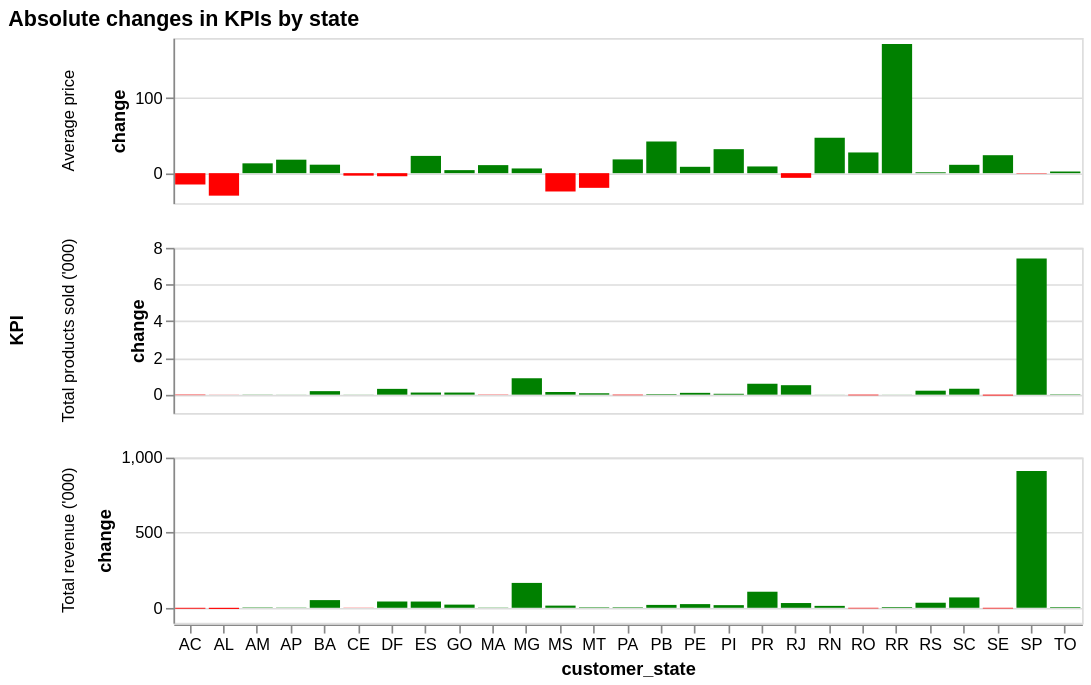

Notebook code cell kept with this figure:
### Code cell
# | label: basic-geo-eda-absolute
# | fig-cap: "Price, volume and revenue trends by state - absolute change vs. previous year"
# | fig-subcap: ""
# | fig-alt: ""
# | width: 100%
# | fig-align: center
# | layout-ncol: 1

alt.Chart(totals_by_state).mark_bar().encode(
    alt.X("customer_state", axis=alt.Axis(labelAngle=0)),
    y="change",
    row="KPI",
    tooltip=alt.Tooltip("change"),
    color=alt.condition(
        alt.datum["change"] < 0, alt.ColorValue("red"), alt.ColorValue("green")
    ),
).properties(
    width=550, height=100, title="Absolute changes in KPIs by state"
).resolve_scale(y="independent")

### Figure 1 — Vega-Lite specification as saved in the notebook (floating-point values rounded to 4 significant figures)
{"config": {"view": {"continuousWidth": 300, "continuousHeight": 300}}, "data": {"name": "data-f54906c855ec4689cce46ee20dc7a3f3"}, "mark": {"type": "bar"}, "encoding": {"color": {"condition": {"test": "(datum['change'] < 0)", "value": "red"}, "value": "green"}, "row": {"field": "KPI", "type": "nominal"}, "tooltip": {"field": "change", "type": "quantitative"}, "x": {"axis": {"labelAngle": 0}, "field": "customer_state", "type": "nominal"}, "y": {"field": "change", "type": "quantitative"}}, "height": 100, "resolve": {"scale": {"y": "independent"}}, "title": "Absolute changes in KPIs by state", "width": 550, "$schema": "https://vega.github.io/schema/vega-lite/v5.16.3.json", "datasets": {"data-f54906c855ec4689cce46ee20dc7a3f3": [{"customer_state": "MG", "KPI": "Total revenue ('000)", "2018": 978.6, "2017": 812.9, "change": 165.7, "% change": 20.38}, {"customer_state": "MA", "KPI": "Total revenue ('000)", "2018": 73.34, "2017": 71.76, "change": 1.586, "% change": 2.21}, {"customer_state": "PI", "KPI": "Total revenue ('000)", "2018": 60.88, "2017": 43.22, "change": 17.66, "% change": 40.86}, {"customer_state": "AP", "KPI": "Total revenue ('000)", "2018": 8.931, "2017": 7.211, "change": 1.721, "% change": 23.86}, {"customer_state": "AC", "KPI": "Total revenue ('000)", "2018": 6.683, "2017": 12.76, "change": -6.082, "% change": -47.64}, {"customer_state": "SC", "KPI": "Total revenue ('000)", "2018": 326.8, "2017": 257.8, "change": 69.02, "% change": 26.77}, {"customer_state": "DF", "KPI": "Total revenue ('000)", "2018": 191.8, "2017": 150.0, "change": 41.84, "% change": 27.89}, {"customer_state": "MT", "KPI": "Total revenue ('000)", "2018": 91.55, "2017": 88.32, "change": 3.237, "% change": 3.665}, {"customer_state": "RR", "KPI": "Total revenue ('000)", "2018": 6.662, "2017": 2.007, "change": 4.656, "% change": 232.0}, {"customer_state": "BA", "KPI": "Total revenue ('000)", "2018": 317.2, "2017": 266.1, "change": 51.14, "% change": 19.22}, {"customer_state": "CE", "KPI": "Total revenue ('000)", "2018": 129.9, "2017": 131.2, "change": -1.225, "% change": -0.9342}, {"customer_state": "PB", "KPI": "Total revenue ('000)", "2018": 76.92, "2017": 57.77, "change": 19.15, "% change": 33.14}, {"customer_state": "PE", "KPI": "Total revenue ('000)", "2018": 163.5, "2017": 139.0, "change": 24.52, "% change": 17.64}, {"customer_state": "RJ", "KPI": "Total revenue ('000)", "2018": 1026.0, "2017": 993.9, "change": 31.66, "% change": 3.185}, {"customer_state": "GO", "KPI": "Total revenue ('000)", "2018": 172.4, "2017": 151.3, "change": 21.11, "% change": 13.95}, {"customer_state": "PR", "KPI": "Total revenue ('000)", "2018": 438.3, "2017": 331.3, "change": 107.0, "% change": 32.29}, {"customer_state": "AL", "KPI": "Total revenue ('000)", "2018": 42.88, "2017": 50.53, "change": -7.65, "% change": -15.14}, {"customer_state": "RS", "KPI": "Total revenue ('000)", "2018": 440.5, "2017": 406.9, "change": 33.65, "% change": 8.27}, {"customer_state": "MS", "KPI": "Total revenue ('000)", "2018": 74.05, "2017": 59.54, "change": 14.51, "% change": 24.38}, {"customer_state": "PA", "KPI": "Total revenue ('000)", "2018": 101.9, "2017": 98.51, "change": 3.386, "% change": 3.437}, {"customer_state": "TO", "KPI": "Total revenue ('000)", "2018": 31.85, "2017": 27.63, "change": 4.222, "% change": 15.28}, {"customer_state": "SE", "KPI": "Total revenue ('000)", "2018": 32.51, "2017": 37.21, "change": -4.694, "% change": -12.62}, {"customer_state": "RN", "KPI": "Total revenue ('000)", "2018": 55.92, "2017": 43.15, "change": 12.77, "% change": 29.6}, {"customer_state": "SP", "KPI": "Total revenue ('000)", "2018": 3297.0, "2017": 2387.0, "change": 910.1, "% change": 38.13}, {"customer_state": "ES", "KPI": "Total revenue ('000)", "2018": 178.1, "2017": 136.6, "change": 41.54, "% change": 30.4}, {"customer_state": "AM", "KPI": "Total revenue ('000)", "2018": 14.75, "2017": 12.2, "change": 2.556, "% change": 20.96}, {"customer_state": "RO", "KPI": "Total revenue ('000)", "2018": 25.99, "2017": 30.16, "change": -4.172, "% change": -13.83}, {"customer_state": "MG", "KPI": "Total products sold ('000)", "2018": 6.794, "2017": 5.901, "change": 0.893, "% change": 15.13}, {"customer_state": "MA", "KPI": "Total products sold ('000)", "2018": 0.384, "2017": 0.398, "change": -0.014, "% change": -3.518}, {"customer_state": "PI", "KPI": "Total products sold ('000)", "2018": 0.281, "2017": 0.234, "change": 0.047, "% change": 20.09}, {"customer_state": "AP", "KPI": "Total products sold ('000)", "2018": 0.043, "2017": 0.038, "change": 0.005, "% change": 13.16}, {"customer_state": "AC", "KPI": "Total products sold ('000)", "2018": 0.032, "2017": 0.057, "change": -0.025, "% change": -43.86}, {"customer_state": "SC", "KPI": "Total products sold ('000)", "2018": 2.173, "2017": 1.851, "change": 0.322, "% change": 17.4}, {"customer_state": "DF", "KPI": "Total products sold ('000)", "2018": 1.315, "2017": 1.0, "change": 0.315, "% change": 31.5}, {"customer_state": "MT", "KPI": "Total products sold ('000)", "2018": 0.549, "2017": 0.474, "change": 0.075, "% change": 15.82}, {"customer_state": "RR", "KPI": "Total products sold ('000)", "2018": 0.024, "2017": 0.019, "change": 0.005, "% change": 26.32}, {"customer_state": "BA", "KPI": "Total products sold ('000)", "2018": 1.906, "2017": 1.715, "change": 0.191, "% change": 11.14}, {"customer_state": "CE", "KPI": "Total products sold ('000)", "2018": 0.705, "2017": 0.699, "change": 0.006, "% change": 0.8584}, {"customer_state": "PB", "KPI": "Total products sold ('000)", "2018": 0.303, "2017": 0.273, "change": 0.03, "% change": 10.99}, {"customer_state": "PE", "KPI": "Total products sold ('000)", "2018": 0.907, "2017": 0.809, "change": 0.098, "% change": 12.11}, {"customer_state": "RJ", "KPI": "Total products sold ('000)", "2018": 7.199, "2017": 6.684, "change": 0.515, "% change": 7.705}, {"customer_state": "GO", "KPI": "Total products sold ('000)", "2018": 1.166, "2017": 1.052, "change": 0.114, "% change": 10.84}, {"customer_state": "PR", "KPI": "Total products sold ('000)", "2018": 3.068, "2017": 2.474, "change": 0.594, "% change": 24.01}, {"customer_state": "AL", "KPI": "Total products sold ('000)", "2018": 0.208, "2017": 0.214, "change": -0.006, "% change": -2.804}, {"customer_state": "RS", "KPI": "Total products sold ('000)", "2018": 3.118, "2017": 2.903, "change": 0.215, "% change": 7.406}, {"customer_state": "MS", "KPI": "Total products sold ('000)", "2018": 0.473, "2017": 0.329, "change": 0.144, "% change": 43.77}, {"customer_state": "PA", "KPI": "Total products sold ('000)", "2018": 0.499, "2017": 0.53, "change": -0.031, "% change": -5.849}, {"customer_state": "TO", "KPI": "Total products sold ('000)", "2018": 0.163, "2017": 0.143, "change": 0.02, "% change": 13.99}, {"customer_state": "SE", "KPI": "Total products sold ('000)", "2018": 0.161, "2017": 0.209, "change": -0.048, "% change": -22.97}, {"customer_state": "RN", "KPI": "Total products sold ('000)", "2018": 0.257, "2017": 0.253, "change": 0.004, "% change": 1.581}, {"customer_state": "SP", "KPI": "Total products sold ('000)", "2018": 26.56, "2017": 19.14, "change": 7.414, "% change": 38.73}, {"customer_state": "ES", "KPI": "Total products sold ('000)", "2018": 1.159, "2017": 1.045, "change": 0.114, "% change": 10.91}, {"customer_state": "AM", "KPI": "Total products sold ('000)", "2018": 0.085, "2017": 0.076, "change": 0.009, "% change": 11.84}, {"customer_state": "RO", "KPI": "Total products sold ('000)", "2018": 0.115, "2017": 0.152, "change": -0.037, "% change": -24.34}, {"customer_state": "MG", "KPI": "Average price", "2018": 144.0, "2017": 137.8, "change": 6.276, "% change": 4.556}, {"customer_state": "MA", "KPI": "Average price", "2018": 191.0, "2017": 180.3, "change": 10.7, "% change": 5.937}, {"customer_state": "PI", "KPI": "Average price", "2018": 216.6, "2017": 184.7, "change": 31.95, "% change": 17.3}, {"customer_state": "AP", "KPI": "Average price", "2018": 207.7, "2017": 189.8, "change": 17.95, "% change": 9.461}, {"customer_state": "AC", "KPI": "Average price", "2018": 208.8, "2017": 223.9, "change": -15.1, "% change": -6.742}, {"customer_state": "SC", "KPI": "Average price", "2018": 150.4, "2017": 139.3, "change": 11.12, "% change": 7.987}, {"customer_state": "DF", "KPI": "Average price", "2018": 145.9, "2017": 150.0, "change": -4.113, "% change": -2.742}, {"customer_state": "MT", "KPI": "Average price", "2018": 166.8, "2017": 186.3, "change": -19.56, "% change": -10.5}, {"customer_state": "RR", "KPI": "Average price", "2018": 277.6, "2017": 105.6, "change": 172.0, "% change": 162.8}, {"customer_state": "BA", "KPI": "Average price", "2018": 166.4, "2017": 155.1, "change": 11.28, "% change": 7.273}, {"customer_state": "CE", "KPI": "Average price", "2018": 184.3, "2017": 187.6, "change": -3.335, "% change": -1.777}, {"customer_state": "PB", "KPI": "Average price", "2018": 253.9, "2017": 211.6, "change": 42.23, "% change": 19.96}, {"customer_state": "PE", "KPI": "Average price", "2018": 180.3, "2017": 171.8, "change": 8.471, "% change": 4.931}, {"customer_state": "RJ", "KPI": "Average price", "2018": 142.5, "2017": 148.7, "change": -6.24, "% change": -4.196}, {"customer_state": "GO", "KPI": "Average price", "2018": 147.8, "2017": 143.8, "change": 4.044, "% change": 2.812}, {"customer_state": "PR", "KPI": "Average price", "2018": 142.9, "2017": 133.9, "change": 8.938, "% change": 6.674}, {"customer_state": "AL", "KPI": "Average price", "2018": 206.1, "2017": 236.1, "change": -29.97, "% change": -12.69}, {"customer_state": "RS", "KPI": "Average price", "2018": 141.3, "2017": 140.2, "change": 1.127, "% change": 0.8039}, {"customer_state": "MS", "KPI": "Average price", "2018": 156.6, "2017": 181.0, "change": -24.41, "% change": -13.49}, {"customer_state": "PA", "KPI": "Average price", "2018": 204.2, "2017": 185.9, "change": 18.33, "% change": 9.863}, {"customer_state": "TO", "KPI": "Average price", "2018": 195.4, "2017": 193.2, "change": 2.192, "% change": 1.134}, {"customer_state": "SE", "KPI": "Average price", "2018": 201.9, "2017": 178.0, "change": 23.92, "% change": 13.44}, {"customer_state": "RN", "KPI": "Average price", "2018": 217.6, "2017": 170.6, "change": 47.04, "% change": 27.58}, {"customer_state": "SP", "KPI": "Average price", "2018": 124.1, "2017": 124.7, "change": -0.5347, "% change": -0.4289}, {"customer_state": "ES", "KPI": "Average price", "2018": 153.7, "2017": 130.7, "change": 22.98, "% change": 17.58}, {"customer_state": "AM", "KPI": "Average price", "2018": 173.5, "2017": 160.5, "change": 13.08, "% change": 8.154}, {"customer_state": "RO", "KPI": "Average price", "2018": 226.0, "2017": 198.4, "change": 27.57, "% change": 13.89}]}}
